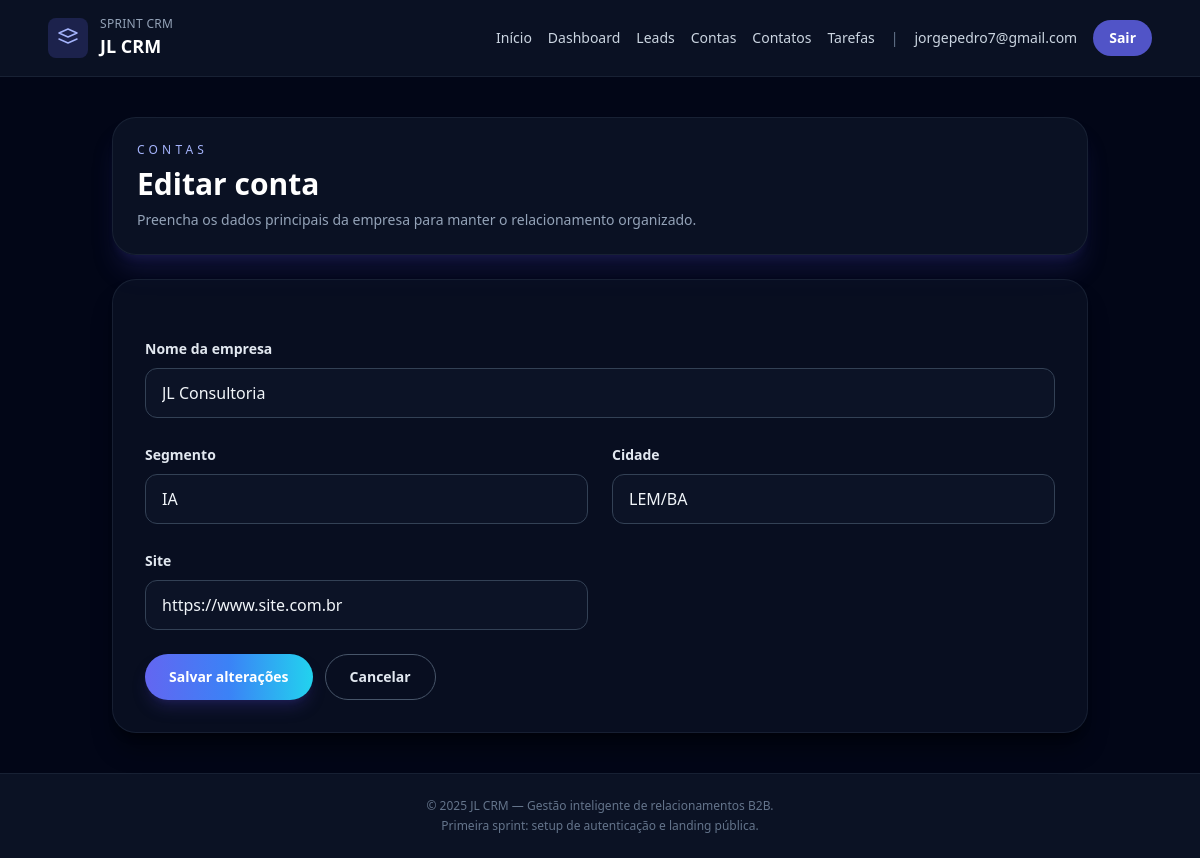
The page /accounts/1/editar/ (signed in) on the database its author committed.
### users/models.py (models this page shows, shortened)
class User(AbstractUser):
    username = None
    email = models.EmailField('E-mail', unique=True)
    date_joined = models.DateTimeField(default=timezone.now)
    USERNAME_FIELD = 'email'
    REQUIRED_FIELDS = []
    objects = CustomUserManager()

### accounts/models.py (models this page shows, shortened)
class Account(models.Model):
    owner = models.ForeignKey(
        settings.AUTH_USER_MODEL,
        on_delete=models.CASCADE,
        related_name='accounts',
    )
    name = models.CharField('Nome da empresa', max_length=150)
    industry = models.CharField('Segmento', max_length=100, blank=True)
    city = models.CharField('Cidade', max_length=100, blank=True)
    website = models.URLField('Site', blank=True)
    created_at = models.DateTimeField('Criado em', auto_now_add=True)
    updated_at = models.DateTimeField('Atualizado em', auto_now=True)
    class Meta:
        ordering = ['name']
        verbose_name = 'Conta'
        verbose_name_plural = 'Contas'
        unique_together = ('owner', 'name')

### accounts/views.py (the view)
# urls.py: path('<int:pk>/editar/', AccountUpdateView.as_view(), name='update'),
class AccountUpdateView(AccountFormMixin, UpdateView):
    template_name = 'accounts/account_form.html'

### accounts/views.py (called while the page is built)
    def get_queryset(self):
        return Account.objects.filter(owner=self.request.user)

    def get_form_kwargs(self):
        kwargs = super().get_form_kwargs()
        kwargs['user'] = self.request.user
        return kwargs

### templates/accounts/account_form.html (shortened to what this page needs)
{% extends 'base.html' %}
{% block content %}
<section class="space-y-6">
    <header class="rounded-3xl border border-slate-800/70 bg-slate-900/70 p-6 shadow-xl shadow-indigo-900/30">
        <p class="text-xs uppercase tracking-[0.35em] text-indigo-300">Contas</p>
        <h1 class="mt-2 text-3xl font-semibold text-white">
            {% if form.instance.pk %}Editar conta{% else %}Nova conta{% endif %}
        </h1>
        <p class="mt-2 text-sm text-slate-400">Preencha os dados principais da empresa para manter o relacionamento organizado.</p>
    </header>
    <form method="post" class="space-y-6 rounded-3xl border border-slate-800/70 bg-slate-900/50 p-8 shadow-xl shadow-black/40">
        <div class="grid gap-6 md:grid-cols-2">
            {% for field in form %}
                <div class="space-y-2 {% if field.name == 'name' %}md:col-span-2{% endif %}">
                    <label for="{{ field.id_for_label }}" class="text-sm font-semibold text-slate-200">{{ field.label }}</label>
                    {{ field }}
                </div>
            {% endfor %}
        </div>
        <div class="flex flex-wrap gap-3">
            <button type="submit" class="rounded-full bg-gradient-to-r from-indigo-500 via-blue-500 to-cyan-400 px-6 py-3 text-sm font-semibold text-white shadow-lg shadow-indigo-900/40 transition hover:opacity-90">
                {% if form.instance.pk %}Salvar alterações{% else %}Cadastrar conta{% endif %}
            </button>
            <a href="{% url 'accounts:list' %}" class="rounded-full border border-slate-600 px-6 py-3 text-sm font-semibold text-slate-200 transition hover:border-indigo-400">Cancelar</a>
        </div>
    </form>
</section>
{% endblock %}

### templates/base.html (shortened to what this page needs)
{% load static %}
<!DOCTYPE html>
<html lang="pt-BR" class="bg-slate-950">
<head>
    <script src="https://cdn.tailwindcss.com?plugins=forms,typography" defer></script>
</head>
<body class="min-h-screen bg-slate-950 font-sans text-slate-100">
    <div class="absolute inset-0 -z-10 bg-gradient-to-br from-slate-900 via-slate-950 to-slate-900"></div>
    <div class="absolute inset-x-0 top-0 -z-10 h-96 bg-gradient-to-br from-indigo-600/30 via-blue-500/10 to-transparent blur-3xl"></div>
    <header class="border-b border-slate-800/70 bg-slate-900/70 backdrop-blur">
        <div class="mx-auto flex max-w-6xl items-center justify-between px-6 py-4">
            <a href="/" class="flex items-center gap-3">
                <span class="rounded-lg bg-indigo-500/20 p-2 text-indigo-300">
                    <svg xmlns="http://www.w3.org/2000/svg" class="h-6 w-6" fill="none" viewBox="0 0 24 24" stroke="currentColor">
                        <path stroke-linecap="round" stroke-linejoin="round" stroke-width="1.5" d="M3 7l9-4 9 4-9 4-9-4zm0 6l9 4 9-4" />
                    </svg>
                </span>
                <div>
                    <p class="text-xs uppercase tracking-wide text-slate-400">Sprint CRM</p>
                    <p class="text-lg font-semibold text-white">JL CRM</p>
                </div>
            </a>
            <nav class="flex items-center gap-4 text-sm font-medium text-slate-300">
                <a href="/" class="transition hover:text-white">Início</a>
                {% if user.is_authenticated %}
                    <a href="{% url 'dashboard' %}" class="transition hover:text-white">Dashboard</a>
                    <a href="{% url 'leads:list' %}" class="transition hover:text-white">Leads</a>
                    <a href="{% url 'accounts:list' %}" class="transition hover:text-white">Contas</a>
                    <a href="{% url 'contacts:list' %}" class="transition hover:text-white">Contatos</a>
                    <a href="{% url 'tasks:list' %}" class="transition hover:text-white">Tarefas</a>
                    <span class="hidden text-slate-500 sm:inline">|</span>
                    <span class="hidden text-sm text-slate-300 sm:inline">{{ user.email }}</span>
                    <a href="{% url 'users:logout' %}" class="rounded-full bg-indigo-500/80 px-4 py-2 text-sm font-semibold text-white transition hover:bg-indigo-400/80">Sair</a>
                {% endif %}
            </nav>
        </div>
    </header>
    <main class="relative mx-auto flex w-full max-w-5xl flex-1 flex-col px-6 py-10">
        {% block content %}{% endblock %}
    </main>
    <footer class="border-t border-slate-800/70 bg-slate-900/70 py-6 text-center text-xs text-slate-500">
        <p>© {% now 'Y' %} JL CRM — Gestão inteligente de relacionamentos B2B.</p>
        <p class="mt-1">Primeira sprint: setup de autenticação e landing pública.</p>
    </footer>
</body>
</html>

### rows shown on the page
User: email "jorgepedro7@gmail.com"
Account: form "JL Consultoria" "IA" "LEM/BA" "https://www.site.com.br"

### other values the page prints
{{ field.label }} "Nome da empresa" "Segmento" "Cidade" "Site"
